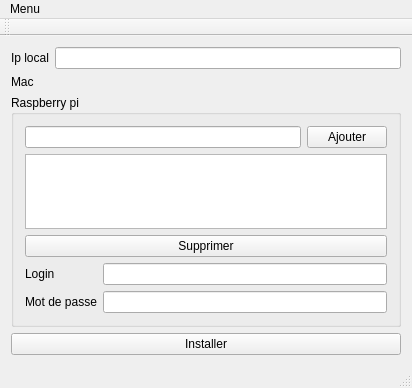
<?xml version="1.0" encoding="UTF-8"?>
<ui version="4.0">
 <class>MainWindow</class>
 <widget class="QMainWindow" name="MainWindow">
  <property name="geometry">
   <rect>
    <x>0</x>
    <y>0</y>
    <width>412</width>
    <height>388</height>
   </rect>
  </property>
  <property name="windowTitle">
   <string>MainWindow</string>
  </property>
  <widget class="QWidget" name="centralWidget">
   <layout class="QGridLayout" name="gridLayout_2">
    <item row="0" column="0">
     <layout class="QFormLayout" name="formLayout_2">
      <item row="0" column="0">
       <widget class="QLabel" name="label_3">
        <property name="text">
         <string>Ip local</string>
        </property>
       </widget>
      </item>
      <item row="1" column="0">
       <widget class="QLabel" name="label_4">
        <property name="text">
         <string>Mac</string>
        </property>
       </widget>
      </item>
      <item row="0" column="1">
       <widget class="QLineEdit" name="ipLocal"/>
      </item>
      <item row="1" column="1">
       <widget class="QLabel" name="macLocal">
        <property name="text">
         <string/>
        </property>
       </widget>
      </item>
     </layout>
    </item>
    <item row="1" column="0">
     <widget class="QGroupBox" name="groupBox">
      <property name="title">
       <string>Raspberry pi</string>
      </property>
      <layout class="QGridLayout" name="gridLayout">
       <item row="0" column="0">
        <widget class="QLineEdit" name="newRasp"/>
       </item>
       <item row="0" column="1">
        <widget class="QPushButton" name="bAddRasp">
         <property name="text">
          <string>Ajouter</string>
         </property>
        </widget>
       </item>
       <item row="1" column="0" colspan="2">
        <widget class="QListWidget" name="listRasp"/>
       </item>
       <item row="2" column="0" colspan="2">
        <widget class="QPushButton" name="bDelRasp">
         <property name="text">
          <string>Supprimer</string>
         </property>
        </widget>
       </item>
       <item row="3" column="0" colspan="2">
        <layout class="QFormLayout" name="formLayout">
         <item row="0" column="1">
          <widget class="QLineEdit" name="loginRasp"/>
         </item>
         <item row="0" column="0">
          <widget class="QLabel" name="label_2">
           <property name="text">
            <string>Login</string>
           </property>
          </widget>
         </item>
         <item row="2" column="1">
          <widget class="QLineEdit" name="passRasp"/>
         </item>
         <item row="2" column="0">
          <widget class="QLabel" name="label">
           <property name="text">
            <string>Mot de passe</string>
           </property>
          </widget>
         </item>
        </layout>
       </item>
      </layout>
     </widget>
    </item>
    <item row="2" column="0">
     <widget class="QPushButton" name="process">
      <property name="text">
       <string>Installer</string>
      </property>
     </widget>
    </item>
   </layout>
  </widget>
  <widget class="QMenuBar" name="menuBar">
   <property name="geometry">
    <rect>
     <x>0</x>
     <y>0</y>
     <width>412</width>
     <height>25</height>
    </rect>
   </property>
   <widget class="QMenu" name="menuMenu">
    <property name="title">
     <string>Menu</string>
    </property>
    <addaction name="actionA_Propos_de_Qt"/>
    <addaction name="actionA_Propos"/>
    <addaction name="separator"/>
    <addaction name="actionQuitter"/>
   </widget>
   <addaction name="menuMenu"/>
  </widget>
  <widget class="QToolBar" name="mainToolBar">
   <attribute name="toolBarArea">
    <enum>TopToolBarArea</enum>
   </attribute>
   <attribute name="toolBarBreak">
    <bool>false</bool>
   </attribute>
  </widget>
  <widget class="QStatusBar" name="statusBar"/>
  <action name="actionQuitter">
   <property name="text">
    <string>Quitter</string>
   </property>
  </action>
  <action name="actionA_Propos_de_Qt">
   <property name="text">
    <string>A Propos de Qt</string>
   </property>
  </action>
  <action name="actionA_Propos">
   <property name="text">
    <string>A Propos</string>
   </property>
  </action>
 </widget>
 <layoutdefault spacing="6" margin="11"/>
 <resources/>
 <connections>
  <connection>
   <sender>actionQuitter</sender>
   <signal>triggered()</signal>
   <receiver>MainWindow</receiver>
   <slot>close()</slot>
   <hints>
    <hint type="sourcelabel">
     <x>-1</x>
     <y>-1</y>
    </hint>
    <hint type="destinationlabel">
     <x>205</x>
     <y>189</y>
    </hint>
   </hints>
  </connection>
 </connections>
</ui>
